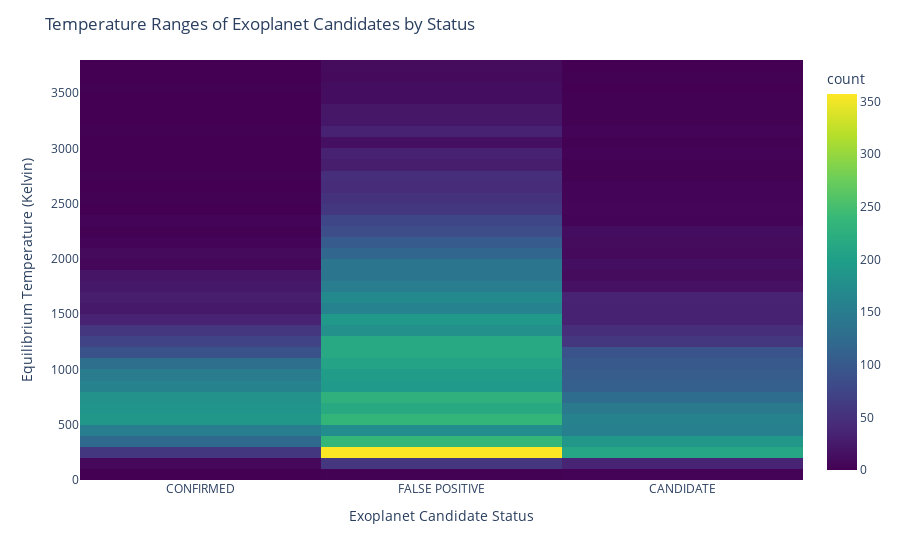

Source (notebook cell):
### Code cell
fig = px.density_heatmap(df_partial_data, x="koi_disposition", y="koi_teq", histfunc="count",
                         nbinsx=4, nbinsy=50, color_continuous_scale="Viridis")

# set the title and axis labels
fig.update_layout(title="Temperature Ranges of Exoplanet Candidates by Status",
                  xaxis_title="Exoplanet Candidate Status",
                  yaxis_title="Equilibrium Temperature (Kelvin)")

# show the plot
fig.show()

### Figure 1 — Plotly figure (JSON) as saved in the notebook; plotly's stock layout.template omitted (floating-point values rounded to 4 significant figures; data arrays with more than 128 entries replaced by an {"elided": "..."} marker saying what was removed)
{"data": [{"coloraxis": "coloraxis", "histfunc": "count", "hovertemplate": "koi_disposition=%{x}<br>koi_teq=%{y}<br>count=%{z}<extra></extra>", "name": "", "nbinsx": 4, "nbinsy": 50, "type": "histogram2d", "x": {"elided": "7874 str values"}, "xaxis": "x", "xbingroup": "x", "y": {"elided": "7874 float values"}, "yaxis": "y", "ybingroup": "y"}], "layout": {"coloraxis": {"colorbar": {"title": {"text": "count"}}, "colorscale": [[0, "#440154"], [0.1111, "#482878"], [0.2222, "#3e4989"], [0.3333, "#31688e"], [0.4444, "#26828e"], [0.5556, "#1f9e89"], [0.6667, "#35b779"], [0.7778, "#6ece58"], [0.8889, "#b5de2b"], [1, "#fde725"]]}, "legend": {"tracegroupgap": 0}, "margin": {"t": 60}, "title": {"text": "Temperature Ranges of Exoplanet Candidates by Status"}, "xaxis": {"anchor": "y", "domain": [0, 1], "title": {"text": "Exoplanet Candidate Status"}}, "yaxis": {"anchor": "x", "domain": [0, 1], "title": {"text": "Equilibrium Temperature (Kelvin)"}}}}
